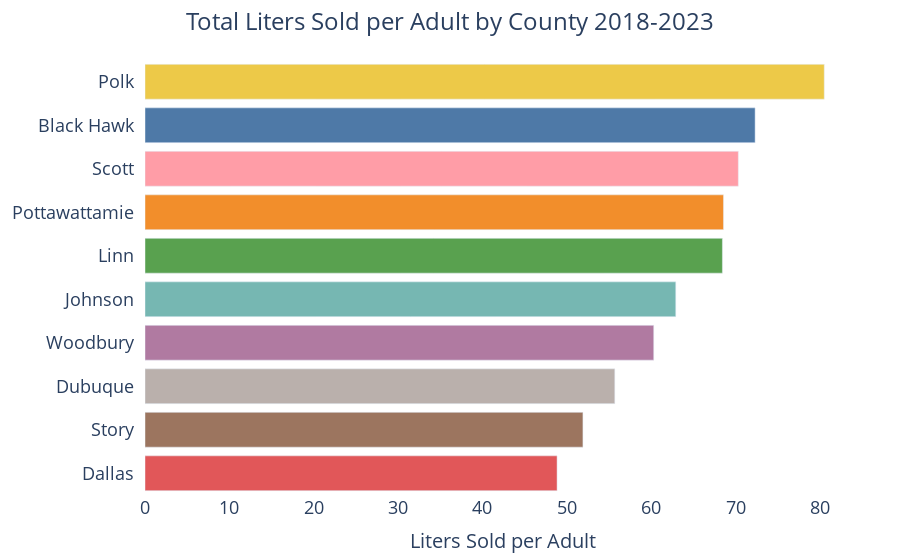

This figure's notebook cell:
### Markdown cell above
### Now we'll account for population differences by visualizing liquor sales per person. This shows the sum of sales in each county divided by the adult population

### Code cell
fig = px.bar(
    liters_sold_per_adult_df,
    x='liters_sold_per_adult',
    y='county',
    orientation='h',  # Horizontal bar chart
    color='county',  # Assign colors based on 'county' field
    color_discrete_map=county_colors,  # Apply custom colors
    labels={'liters_sold_per_adult': 'Liters Sold per Adult ', 'county': 'County '},  # Custom labels
    height=600  # Adjust height to accommodate all counties
)

# Update layout
fig.update_layout(
    xaxis=dict(
        title='Liters Sold per Adult',
        tickfont=dict(size=18),
        title_font = dict(size = 20)

    ), 
    yaxis=dict(
        title=None,
        tickfont=dict(size=18),
        ticksuffix = '  '#
    ),
    
    title=dict(
        text = "Total Liters Sold per Adult by County 2018-2023",
        x = .5,
        xanchor = 'center'
     ),

    showlegend=False,  # Hide legend since colors are used for encoding 'county'
    plot_bgcolor='rgba(0,0,0,0)',  # Transparent background for the plot area
    margin=dict(l=40, r=40, t=60, b=40),  # Left, Right, Top, Bottom margins
    title_font_size = 24
)

fig.show()

### Figure 1 — Plotly figure (JSON) as saved in the notebook; plotly's stock layout.template omitted (floating-point values rounded to 4 significant figures)
{"data": [{"alignmentgroup": "True", "hovertemplate": "County =%{y}<br>Liters Sold per Adult =%{x}<extra></extra>", "legendgroup": "Polk", "marker": {"color": "#edc948", "pattern": {"shape": ""}}, "name": "Polk", "offsetgroup": "Polk", "orientation": "h", "showlegend": true, "textposition": "auto", "type": "bar", "x": [80.51], "xaxis": "x", "y": ["Polk"], "yaxis": "y"}, {"alignmentgroup": "True", "hovertemplate": "County =%{y}<br>Liters Sold per Adult =%{x}<extra></extra>", "legendgroup": "Black Hawk", "marker": {"color": "#4e79a7", "pattern": {"shape": ""}}, "name": "Black Hawk", "offsetgroup": "Black Hawk", "orientation": "h", "showlegend": true, "textposition": "auto", "type": "bar", "x": [72.32], "xaxis": "x", "y": ["Black Hawk"], "yaxis": "y"}, {"alignmentgroup": "True", "hovertemplate": "County =%{y}<br>Liters Sold per Adult =%{x}<extra></extra>", "legendgroup": "Scott", "marker": {"color": "#ff9da7", "pattern": {"shape": ""}}, "name": "Scott", "offsetgroup": "Scott", "orientation": "h", "showlegend": true, "textposition": "auto", "type": "bar", "x": [70.32], "xaxis": "x", "y": ["Scott"], "yaxis": "y"}, {"alignmentgroup": "True", "hovertemplate": "County =%{y}<br>Liters Sold per Adult =%{x}<extra></extra>", "legendgroup": "Pottawattamie", "marker": {"color": "#f28e2b", "pattern": {"shape": ""}}, "name": "Pottawattamie", "offsetgroup": "Pottawattamie", "orientation": "h", "showlegend": true, "textposition": "auto", "type": "bar", "x": [68.57], "xaxis": "x", "y": ["Pottawattamie"], "yaxis": "y"}, {"alignmentgroup": "True", "hovertemplate": "County =%{y}<br>Liters Sold per Adult =%{x}<extra></extra>", "legendgroup": "Linn", "marker": {"color": "#59a14f", "pattern": {"shape": ""}}, "name": "Linn", "offsetgroup": "Linn", "orientation": "h", "showlegend": true, "textposition": "auto", "type": "bar", "x": [68.44], "xaxis": "x", "y": ["Linn"], "yaxis": "y"}, {"alignmentgroup": "True", "hovertemplate": "County =%{y}<br>Liters Sold per Adult =%{x}<extra></extra>", "legendgroup": "Johnson", "marker": {"color": "#76b7b2", "pattern": {"shape": ""}}, "name": "Johnson", "offsetgroup": "Johnson", "orientation": "h", "showlegend": true, "textposition": "auto", "type": "bar", "x": [62.91], "xaxis": "x", "y": ["Johnson"], "yaxis": "y"}, {"alignmentgroup": "True", "hovertemplate": "County =%{y}<br>Liters Sold per Adult =%{x}<extra></extra>", "legendgroup": "Woodbury", "marker": {"color": "#b07aa1", "pattern": {"shape": ""}}, "name": "Woodbury", "offsetgroup": "Woodbury", "orientation": "h", "showlegend": true, "textposition": "auto", "type": "bar", "x": [60.3], "xaxis": "x", "y": ["Woodbury"], "yaxis": "y"}, {"alignmentgroup": "True", "hovertemplate": "County =%{y}<br>Liters Sold per Adult =%{x}<extra></extra>", "legendgroup": "Dubuque", "marker": {"color": "#bab0ac", "pattern": {"shape": ""}}, "name": "Dubuque", "offsetgroup": "Dubuque", "orientation": "h", "showlegend": true, "textposition": "auto", "type": "bar", "x": [55.69], "xaxis": "x", "y": ["Dubuque"], "yaxis": "y"}, {"alignmentgroup": "True", "hovertemplate": "County =%{y}<br>Liters Sold per Adult =%{x}<extra></extra>", "legendgroup": "Story", "marker": {"color": "#9c755f", "pattern": {"shape": ""}}, "name": "Story", "offsetgroup": "Story", "orientation": "h", "showlegend": true, "textposition": "auto", "type": "bar", "x": [51.91], "xaxis": "x", "y": ["Story"], "yaxis": "y"}, {"alignmentgroup": "True", "hovertemplate": "County =%{y}<br>Liters Sold per Adult =%{x}<extra></extra>", "legendgroup": "Dallas", "marker": {"color": "#e15759", "pattern": {"shape": ""}}, "name": "Dallas", "offsetgroup": "Dallas", "orientation": "h", "showlegend": true, "textposition": "auto", "type": "bar", "x": [48.84], "xaxis": "x", "y": ["Dallas"], "yaxis": "y"}], "layout": {"autosize": true, "barmode": "relative", "legend": {"title": {"text": "County "}, "tracegroupgap": 0}, "margin": {"b": 40, "l": 40, "r": 40, "t": 60}, "plot_bgcolor": "rgba(0, 0, 0, 0)", "showlegend": false, "title": {"font": {"size": 24}, "text": "Total Liters Sold per Adult by County 2018-2023", "x": 0.5, "xanchor": "center"}, "xaxis": {"anchor": "y", "autorange": true, "domain": [0, 1], "range": [0, 84.75], "tickfont": {"size": 18}, "title": {"font": {"size": 20}, "text": "Liters Sold per Adult"}, "type": "linear"}, "yaxis": {"anchor": "x", "autorange": true, "categoryarray": ["Dallas", "Story", "Dubuque", "Woodbury", "Johnson", "Linn", "Pottawattamie", "Scott", "Black Hawk", "Polk"], "categoryorder": "array", "domain": [0, 1], "range": [-0.5, 9.5], "tickfont": {"size": 18}, "ticksuffix": "  ", "title": {}, "type": "category"}}}
